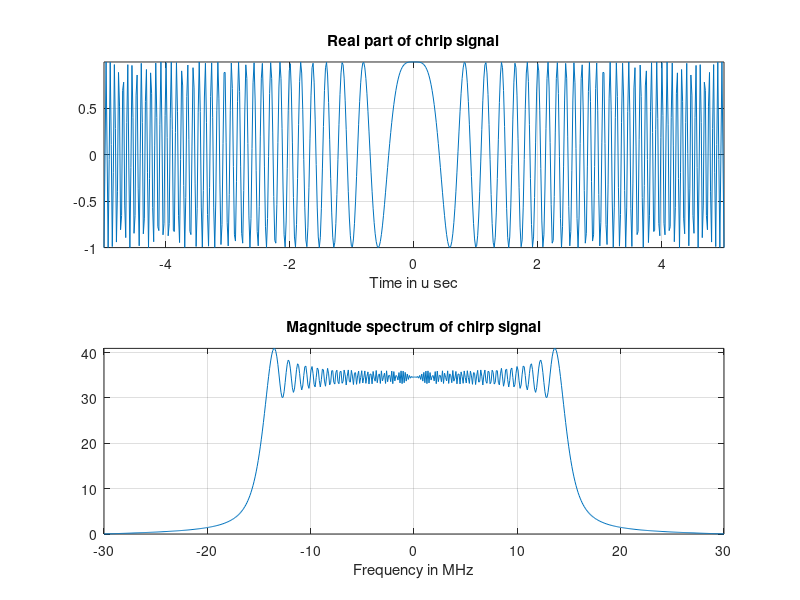

The MATLAB script that drew this image:
%%demo of chirp signal
T=10e-6;      %10的-5次
B=30e6;       %30M
K=B/T;
Fs=2*B;Ts=1/Fs;
N=T/Ts;
t=linspace(-T/2,T/2,N);
St=exp(j*pi*K*t.^2);
subplot(2,1,1)
plot(t*1e6,St);
xlabel('Time in u sec');
title('Real part of chrip signal');
grid on;
axis tight;
subplot(2,1,2)
freq=linspace(-Fs/2,Fs/2,N);
plot(freq*1e-6,fftshift(abs(fft(St))));
xlabel('Frequency in MHz');
title('Magnitude spectrum of chirp signal');
grid on;axis tight;
